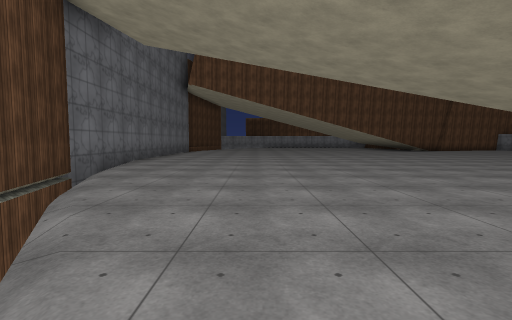
View 1 (above)

19 first-person views from a walk through a Unity game level. The camera is 1.5 m above the floor, tilts 4° down and sees 85° across. The floor is counted in squares, 2 m on a side. Each view is taken from the middle of a square. On the plan, view 1 faces up. The plan holds only what a view shows up to about 10 squares ahead; the rest is blank. The place goes on beyond the plan. Surface patterns are stand-ins for the level's own textures.

View 2
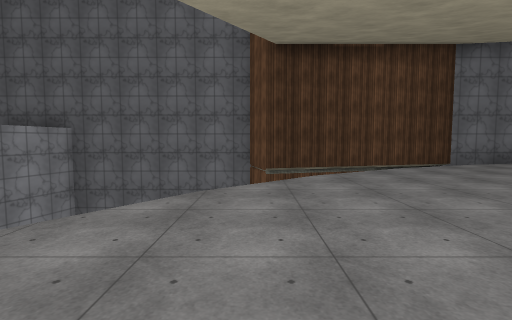

View 3
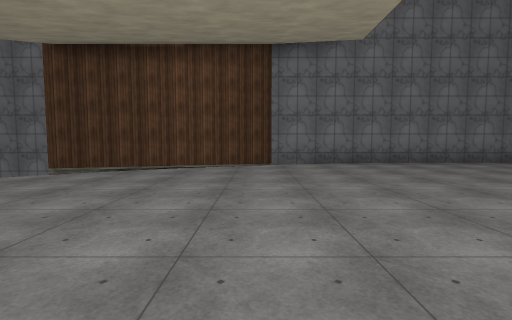

View 4
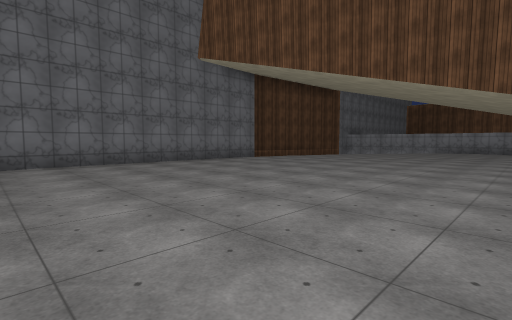

View 5
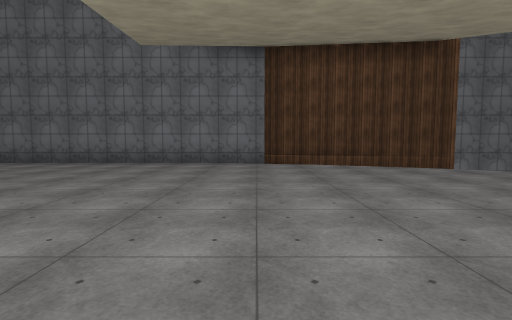

View 6
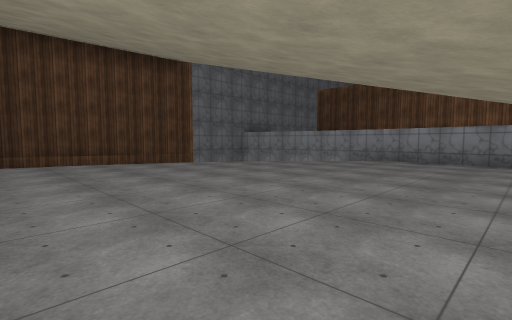

View 7
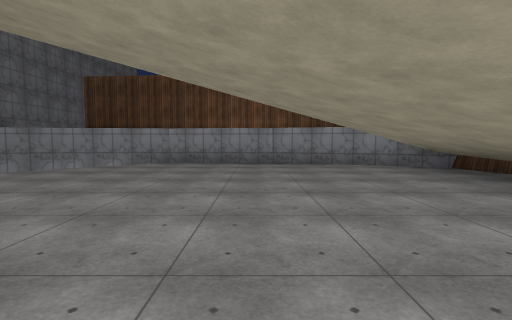

View 8
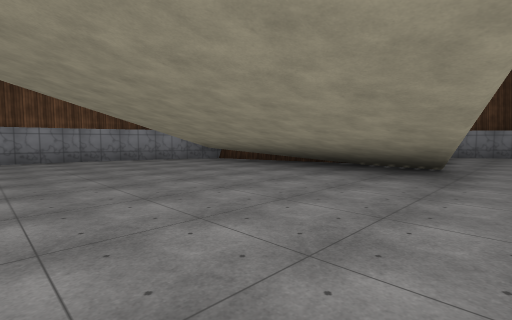

View 9
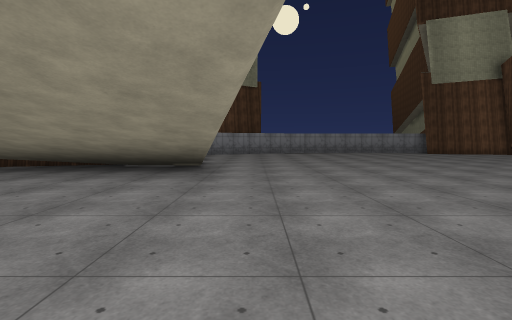

View 10
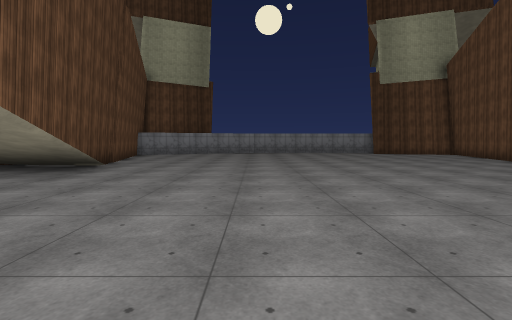

View 11
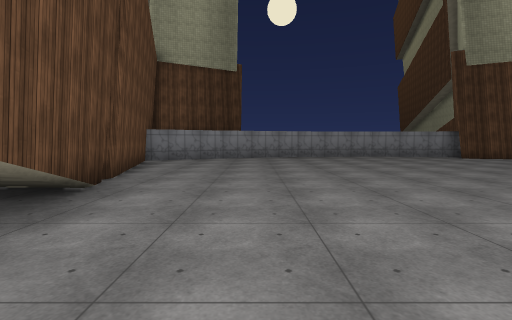

View 12
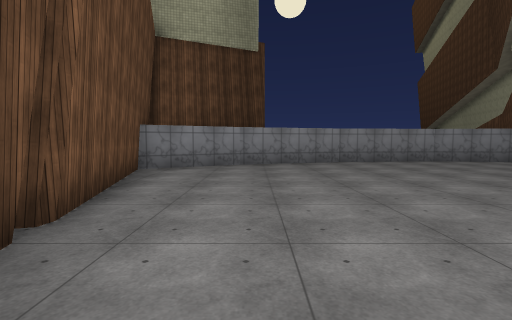

View 13
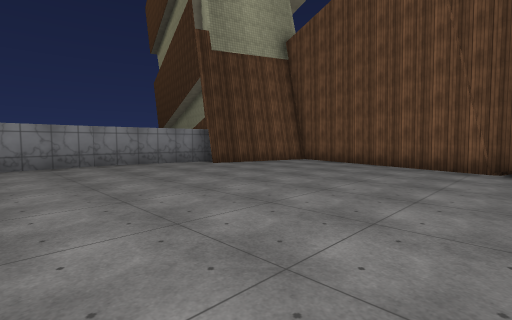

View 14
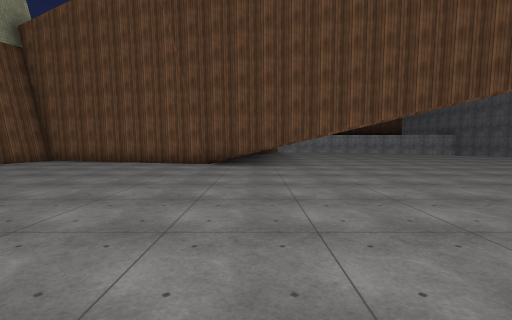

View 15
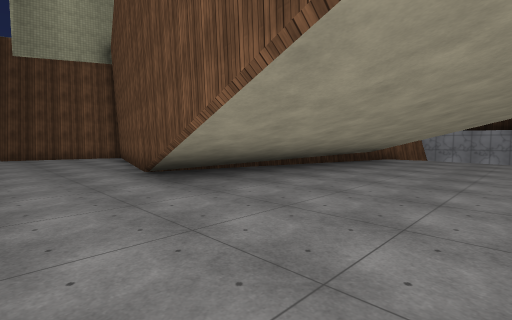

View 16
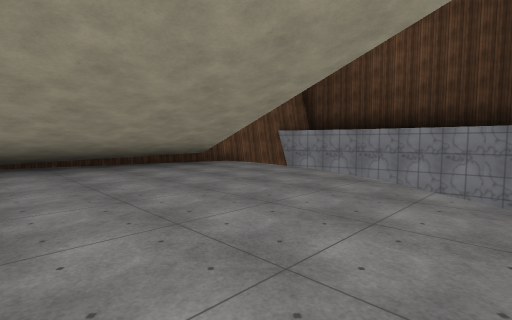

View 17
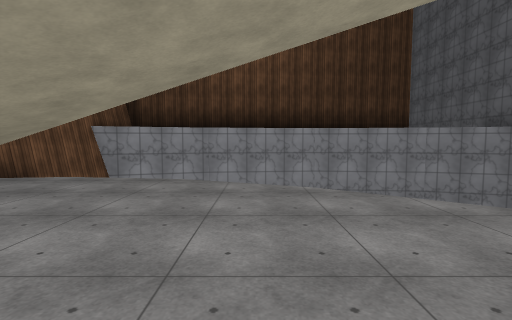

View 18
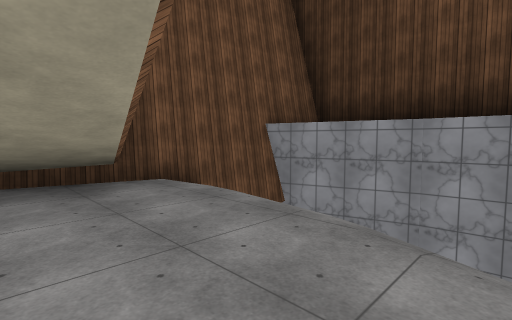

View 19
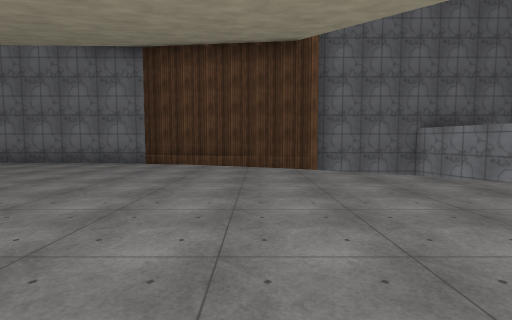

### Floor plan
Key: @ floor where view 1 was taken; # wall or solid block; . floor; / step, stairs or slope; ^ raised ledge; v drop or lower ground.
Columns run from 5 left of view 1 to 20 right of it. Each row starts with its distance up from view 1.
 29      #######
 28  ###vvv....#####
 27  #   v.........#
 26  v  v.........###
 25  v  ..........###
 24  ^v/..........###
 23   ^...........###
 22  #/...........##
 21  #............##
 20  #............##  ######
 19 #/............#####....##
 18 #/............#.........#
 17 #.......................#
 16 #.......................##
 15 #........................#
 14 #........................#
 13 #........................#
 12 #........................#
 11 #........................#
 10 #........................#
  9 #........................#
  8 #........................#
  7  #......................##
  6  #......................#
  5  #............#####....##
  4  #v...........##  ####.#
  3  #v...........##
  2  ##v.........####
  1   # .........###
  0  ##  @.......###
 -1  v    /......###
 -2  v     ......###
 -3  v      v...../#
 -4  v        vvv.##
 -5  v            #
 -6  #v          ##
 -7  #####vv## ###

Positions as (right, up) in squares from view 1, and headings:
1: (0, 0), facing up
2: (5, 0), facing left
3: (5, 6), facing left
4: (5, 9), facing up-left
5: (5, 18), facing left
6: (6, 18), facing up-left
7: (5, 19), facing up
8: (3, 17), facing up-right
9: (3, 17), facing right
10: (3, 14), facing right
11: (7, 16), facing right
12: (10, 17), facing right
13: (11, 13), facing down-right
14: (10, 14), facing down
15: (5, 8), facing down-right
16: (1, 3), facing down-right
17: (4, 2), facing down
18: (4, -1), facing down-right
19: (5, 22), facing left
